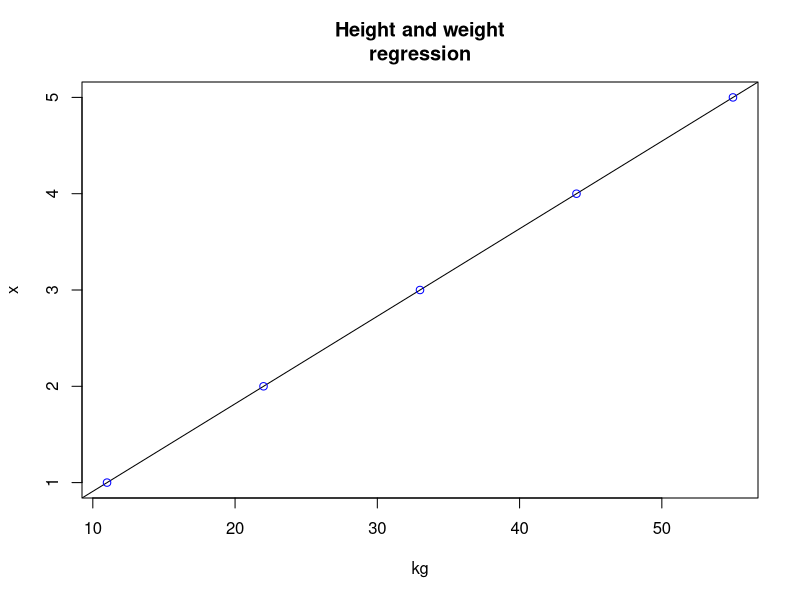

Reproduce this figure in R.
#regression
{
  #linear regression
  x=c(1,2,3,4,5)
  y=c(11,22,33,44,55)
  print(summary(lm(y~x)))
  plot(
    y,x,col="blue",main="Height and weight
regression",abline(lm(x~y)),xlab="kg",ylabs="cm"
  )
}
{
  #logistic regression
  a=glm(formula = am~cyl+hp+wt,data = mtcars,family = binomial)
  print(summary(a))
}